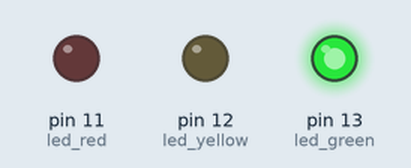
Recording of a sketch running on a simulated Arduino Uno, built with avr-gcc and run on an emulated ATmega328P. Shown: output pins drawn as LEDs (lit = HIGH).

Above: at 0.15 s.
At 1.35 s:
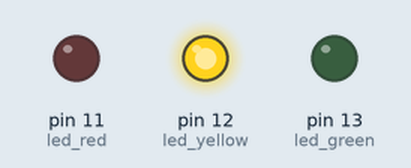
At 2.55 s:
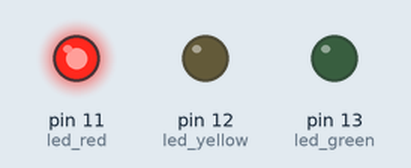
Timing chart, 0 to 3.0 s (numbered marks = the images above):
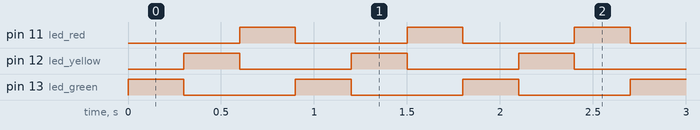

The sketch:

led_redgreenyellow30a.ino
```cpp
int led_green =13;
int led_yellow =12;
int led_red =11;
void setup() {
  // put your setup code here, to run once:
  pinMode(led_green,OUTPUT);
  pinMode(led_yellow,OUTPUT);
  pinMode(led_red,OUTPUT);
}

void loop() {
  led_controler(led_green);
  delay(300);
  led_controler(led_yellow);
  delay(300);
  led_controler(led_red);
  delay(300);
}

void led_controler(int led_on){
  if (led_on==led_green){
    digitalWrite(led_green,HIGH);
    digitalWrite(led_yellow,LOW);
    digitalWrite(led_red,LOW);
  }else if(led_on==led_yellow){
    digitalWrite(led_green,LOW);
    digitalWrite(led_yellow,HIGH);
    digitalWrite(led_red,LOW);
  }else{
    digitalWrite(led_green,LOW);
    digitalWrite(led_yellow,LOW);
    digitalWrite(led_red,HIGH);
   }
}
```

Measured:
- by itself, pin 11 (led_red), pin 12 (led_yellow), pin 13 (led_green): alternates HIGH for 0.30 s and LOW for 0.60 s
- by itself, everything shown: repeats every 0.90 s, in 3 steps
